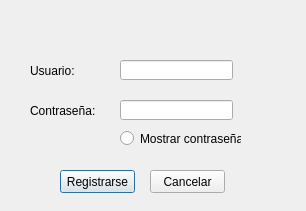
<?xml version="1.0" encoding="UTF-8"?>
<ui version="4.0">
 <class>cuenta_admin</class>
 <widget class="QDialog" name="cuenta_admin">
  <property name="geometry">
   <rect>
    <x>0</x>
    <y>0</y>
    <width>306</width>
    <height>211</height>
   </rect>
  </property>
  <property name="windowTitle">
   <string>Administrador</string>
  </property>
  <widget class="QLineEdit" name="line_adminusu">
   <property name="geometry">
    <rect>
     <x>120</x>
     <y>60</y>
     <width>113</width>
     <height>20</height>
    </rect>
   </property>
  </widget>
  <widget class="QLineEdit" name="line_admincontra">
   <property name="geometry">
    <rect>
     <x>120</x>
     <y>100</y>
     <width>113</width>
     <height>20</height>
    </rect>
   </property>
   <property name="echoMode">
    <enum>QLineEdit::Password</enum>
   </property>
  </widget>
  <widget class="QLabel" name="label">
   <property name="geometry">
    <rect>
     <x>30</x>
     <y>60</y>
     <width>51</width>
     <height>21</height>
    </rect>
   </property>
   <property name="text">
    <string>Usuario:</string>
   </property>
  </widget>
  <widget class="QLabel" name="label_2">
   <property name="geometry">
    <rect>
     <x>30</x>
     <y>100</y>
     <width>71</width>
     <height>21</height>
    </rect>
   </property>
   <property name="text">
    <string>Contraseña:</string>
   </property>
  </widget>
  <widget class="QPushButton" name="pushButton">
   <property name="geometry">
    <rect>
     <x>60</x>
     <y>170</y>
     <width>75</width>
     <height>23</height>
    </rect>
   </property>
   <property name="text">
    <string>Registrarse</string>
   </property>
  </widget>
  <widget class="QPushButton" name="pushButton_2">
   <property name="geometry">
    <rect>
     <x>150</x>
     <y>170</y>
     <width>75</width>
     <height>23</height>
    </rect>
   </property>
   <property name="text">
    <string>Cancelar</string>
   </property>
  </widget>
  <widget class="QRadioButton" name="radioButton">
   <property name="geometry">
    <rect>
     <x>120</x>
     <y>130</y>
     <width>121</width>
     <height>17</height>
    </rect>
   </property>
   <property name="text">
    <string>Mostrar contraseña</string>
   </property>
  </widget>
 </widget>
 <resources/>
 <connections>
  <connection>
   <sender>pushButton_2</sender>
   <signal>clicked()</signal>
   <receiver>cuenta_admin</receiver>
   <slot>close()</slot>
   <hints>
    <hint type="sourcelabel">
     <x>191</x>
     <y>179</y>
    </hint>
    <hint type="destinationlabel">
     <x>266</x>
     <y>175</y>
    </hint>
   </hints>
  </connection>
 </connections>
</ui>
